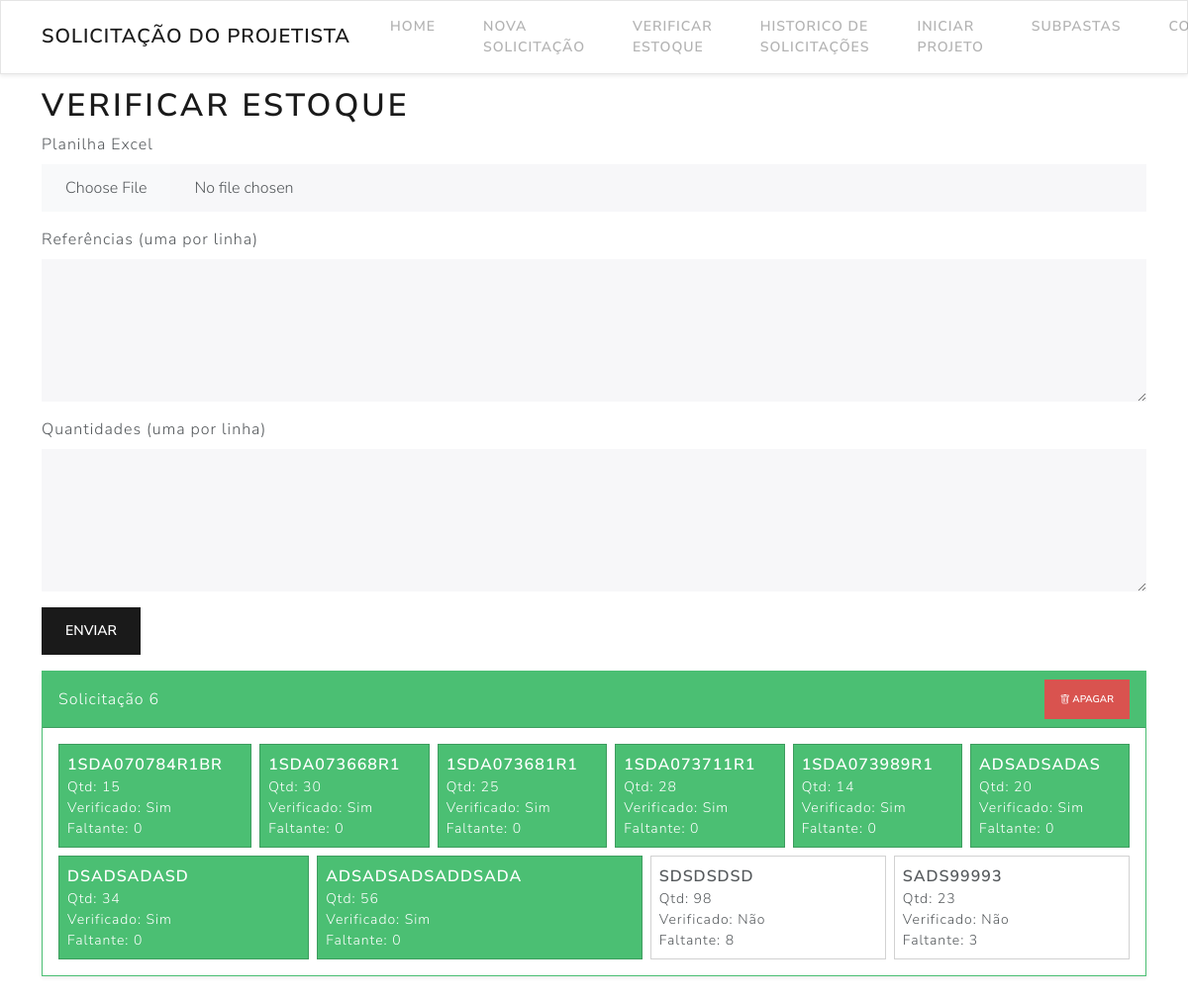
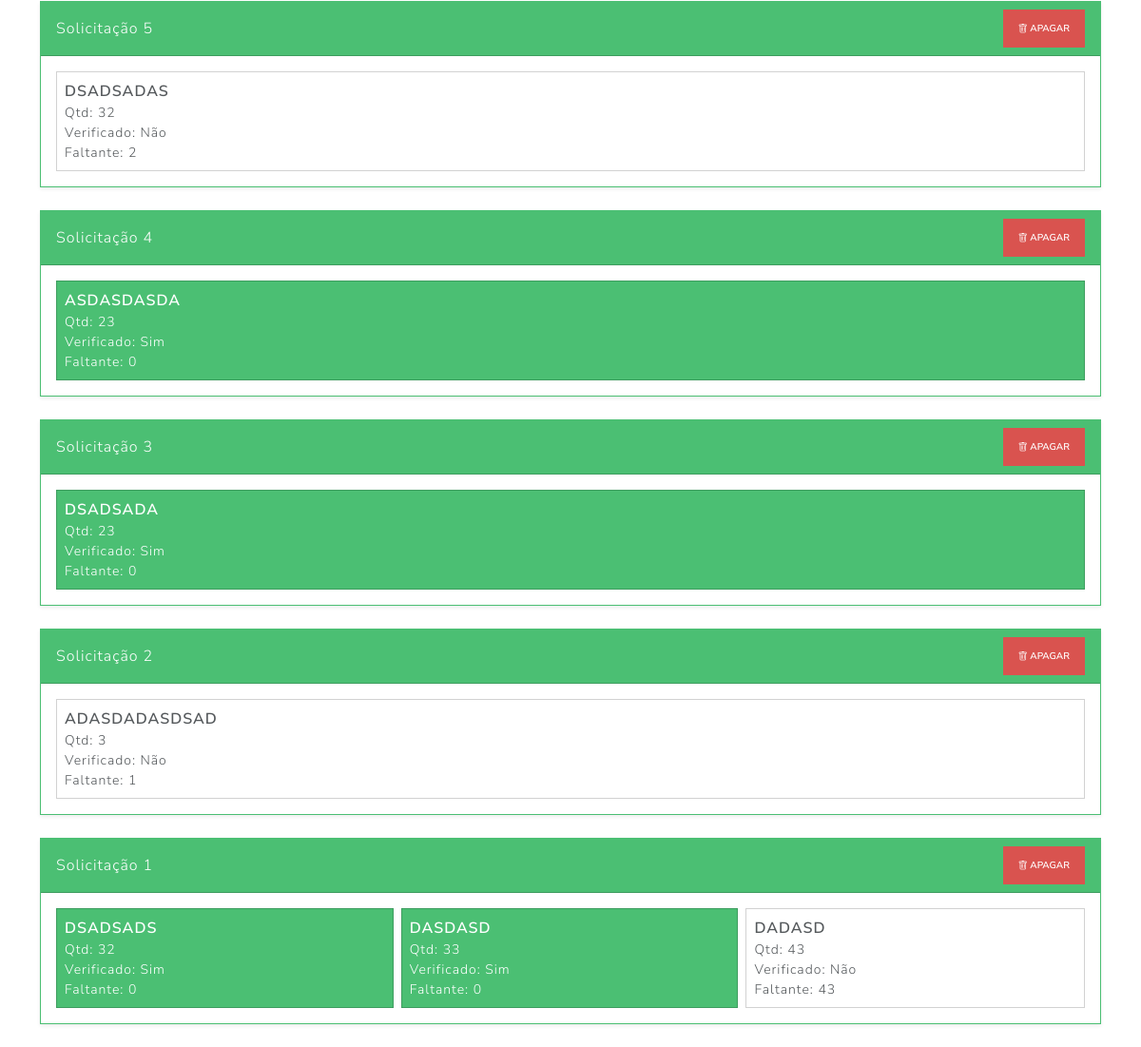
The app's page /projetista/verificar_estoque (signed in) with its own data (2 pictures, top to bottom).
### models.py (models this page shows)
class EstoqueSolicitacao(db.Model):
    __tablename__ = 'estoque_solicitacao'
    id = db.Column(db.Integer, primary_key=True)
    created_at = db.Column(db.DateTime, default=datetime.utcnow)
    verificado = db.Column(db.Boolean, default=False)
    itens = db.relationship('EstoqueItem', backref='solicitacao', cascade='all, delete-orphan')

class EstoqueItem(db.Model):
    __tablename__ = 'estoque_item'
    id = db.Column(db.Integer, primary_key=True)
    solicitacao_id = db.Column(db.Integer, db.ForeignKey('estoque_solicitacao.id'), nullable=False)
    referencia = db.Column(db.String(100), nullable=False)
    quantidade = db.Column(db.Integer, nullable=False)
    verificado = db.Column(db.Boolean, default=False)
    faltante = db.Column(db.Integer, default=0)

### projetista/__init__.py (the view, shortened to what this page needs)
@bp.route('/verificar_estoque', methods=['GET', 'POST'])
@login_required
def verificar_estoque():
    solicitacoes = EstoqueSolicitacao.query.order_by(EstoqueSolicitacao.id.desc()).all()
    return render_template('verificar_estoque.html', solicitacoes=solicitacoes)

### projetista/templates/verificar_estoque.html
{% extends 'base.html' %}
{% block body %}
<h1>Verificar Estoque</h1>
<form method="post" enctype="multipart/form-data" class="mb-3">
  <div class="mb-3">
    <label class="form-label">Planilha Excel</label>
    <input type="file" class="form-control" name="xlsx_file">
  </div>
  <div class="mb-3">
    <label class="form-label">Referências (uma por linha)</label>
    <textarea class="form-control" name="referencias" rows="5"></textarea>
  </div>
  <div class="mb-3">
    <label class="form-label">Quantidades (uma por linha)</label>
    <textarea class="form-control" name="quantidades" rows="5"></textarea>
  </div>
  <button type="submit" class="btn btn-primary">Enviar</button>
</form>
{% for sol in solicitacoes %}
  <div class="card mb-4 shadow-sm {% if sol.verificado %}border-success{% endif %}">
    <div class="card-header d-flex justify-content-between align-items-center {% if sol.verificado %}bg-success text-white{% endif %}">
      <span>Solicitação {{ sol.id }}</span>
      <form method="post" action="{{ url_for('projetista.deletar_estoque_solicitacao', sol_id=sol.id) }}" class="mb-0" onsubmit="return confirm('Apagar esta solicitação?');">
        <button type="submit" class="btn btn-sm btn-danger">
          <i class="bi bi-trash"></i> Apagar
        </button>
      </form>
    </div>
    <div class="card-body">
      <div class="d-flex flex-wrap gap-2">
        {% for it in sol.itens %}
        <div class="card card-body p-2 {% if it.verificado %}bg-success text-white{% endif %}" style="min-width: 160px;">
          <div class="fw-bold">{{ it.referencia }}</div>
          <small>Qtd: {{ it.quantidade }}</small>
          <small>Verificado: {{ 'Sim' if it.verificado else 'Não' }}</small>
          <small>Faltante: {{ it.faltante }}</small>
        </div>
        {% endfor %}
      </div>
    </div>
  </div>
{% endfor %}
{% endblock %}

### projetista/templates/base.html (shortened to what this page needs)
<!doctype html>
<html lang="pt-BR">
<head>
  <link
    href="https://cdn.jsdelivr.net/npm/bootswatch@5.3.1/dist/lux/bootstrap.min.css"
    rel="stylesheet"
  >
  <link
    rel="stylesheet"
    href="https://cdn.jsdelivr.net/npm/bootstrap-icons@1.10.5/font/bootstrap-icons.css"
  >
</head>
<body>
  {% if not hide_navbar %}
    <nav class="navbar navbar-expand-lg navbar-light bg-light fixed-top shadow-sm py-1">
      <div class="container">
        <a class="navbar-brand" href="{{ url_for('projetista.index') }}">Solicitação do Projetista</a>
        <div class="collapse navbar-collapse" id="navMenu">
          <ul class="navbar-nav ms-auto">
            <li class="nav-item"><a class="nav-link" href="{{ url_for('projetista.index') }}">Home</a></li>
            <li class="nav-item"><a class="nav-link" href="{{ url_for('projetista.nova_solicitacao') }}">Nova Solicitação</a></li>
            <li class="nav-item"><a class="nav-link" href="{{ url_for('projetista.verificar_estoque') }}">Verificar Estoque</a></li>
            <li class="nav-item"><a class="nav-link" href="{{ url_for('projetista.solicitacoes') }}">Historico de Solicitações</a></li>
            <li class="nav-item"><a class="nav-link" href="{{ url_for('projetista.iniciar_projeto') }}">Iniciar Projeto</a></li>
            <li class="nav-item"><a class="nav-link" href="{{ url_for('projetista.criar_subpastas') }}">Subpastas</a></li>
            <li class="nav-item"><a class="nav-link" href="{{ url_for('projetista.comparador') }}">Comparador</a></li>
          </ul>
        </div>
      </div>
    </nav>
  {% endif %}
  <main class="container mt-4">
    {% block body %}{% endblock %}
  </main>
</body>
</html>

### records on screen
EstoqueSolicitacao: id "6"
EstoqueItem: referencia "1SDA070784R1BR", quantidade "15", verificado "Sim", faltante "0"
EstoqueItem: referencia "1SDA073668R1", quantidade "30", verificado "Sim", faltante "0"
EstoqueItem: referencia "1SDA073681R1", quantidade "25", verificado "Sim", faltante "0"
EstoqueItem: referencia "1SDA073711R1", quantidade "28", verificado "Sim", faltante "0"
EstoqueItem: referencia "1SDA073989R1", quantidade "14", verificado "Sim", faltante "0"
EstoqueItem: referencia "ADSADSADAS", quantidade "20", verificado "Sim", faltante "0"
EstoqueItem: referencia "DSADSADASD", quantidade "34", verificado "Sim", faltante "0"
EstoqueItem: referencia "ADSADSADSADDSADA", quantidade "56", verificado "Sim", faltante "0"
EstoqueItem: referencia "SDSDSDSD", quantidade "98", verificado "Não", faltante "8"
EstoqueItem: referencia "SADS99993", quantidade "23", verificado "Não", faltante "3"
EstoqueSolicitacao: id "5"
EstoqueItem: referencia "DSADSADAS", quantidade "32", verificado "Não", faltante "2"
EstoqueSolicitacao: id "4"
EstoqueItem: referencia "ASDASDASDA", quantidade "23", verificado "Sim", faltante "0"
EstoqueSolicitacao: id "3"
EstoqueItem: referencia "DSADSADA", quantidade "23", verificado "Sim", faltante "0"
EstoqueSolicitacao: id "2"
EstoqueItem: referencia "ADASDADASDSAD", quantidade "3", verificado "Não", faltante "1"
EstoqueSolicitacao: id "1"
EstoqueItem: referencia "DSADSADS", quantidade "32", verificado "Sim", faltante "0"
EstoqueItem: referencia "DASDASD", quantidade "33", verificado "Sim", faltante "0"
EstoqueItem: referencia "DADASD", quantidade "43", verificado "Não", faltante "43"
